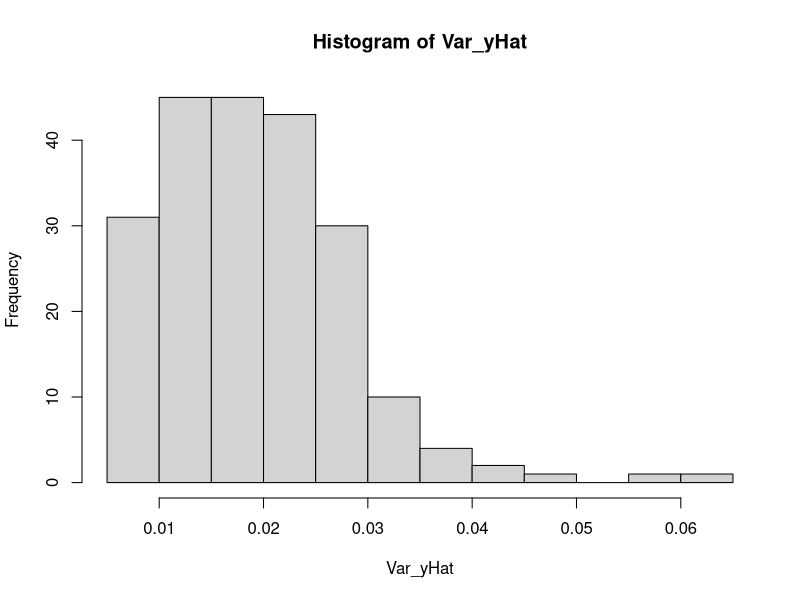
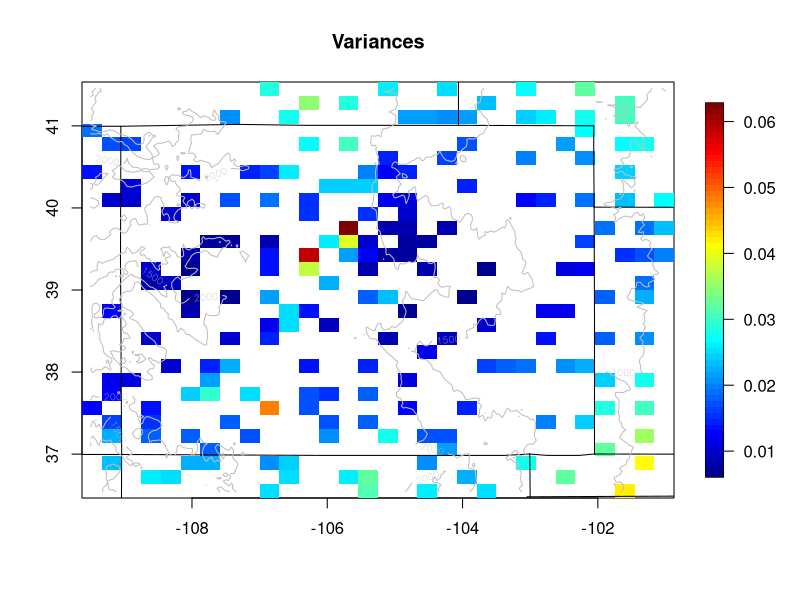

These figures' R source, in order:
## ---- chunk 1
knitr::opts_chunk$set(echo = TRUE)
## ---- chunk 2
library(fields)

data(COmonthlyMet)

##
## Data Setup up 
##

temp <- CO.tmax.MAM.climate
elev <- CO.elev
grd <- as.matrix(CO.loc)
thesekeep <- !is.na(temp)
temp <- temp[thesekeep]
elev <- elev[thesekeep]
grd <- grd[thesekeep,]

temp <- temp[order(elev)]
grd <- grd[order(elev),]
elev <- elev[order(elev)]

elev <- elev/1000 # x originally in meters, convert to km above sea level

n <- length(temp) # sample size

#model output
model <- lm(temp~elev + grd[,2])
Q4 <- summary(model)
Q4$coefficients

## ---- chunk 3

X<- cbind(1, elev, grd[,2])

# t(X) is the transponse, %*% is matrix multiplication, solve takes the inverse
betaHat <- solve(t(X) %*% X) %*% t(X) %*% temp
print(betaHat)

resid<- temp - X%*%betaHat

# estimate error variance 
errorVariance <-  c( t(resid)%*%resid/(n-3) )
errorVariance

#covariance of beta hat.  
cov_betaHat <- errorVariance*solve( t(X) %*% X  )
print(cov_betaHat)

se <- sqrt( diag(cov_betaHat))
se

## ---- chunk 4

Cov_yHat <- X%*%cov_betaHat%*%t(X)
Var_yHat <-diag(Cov_yHat)
hist(Var_yHat)


quilt.plot(grd,Var_yHat,main="Variances",
           nx=30, ny=30)
US( add=TRUE)
contour( CO.elevGrid, col="grey",
         levels= c( 1000, 1500, 2000), add=TRUE)
